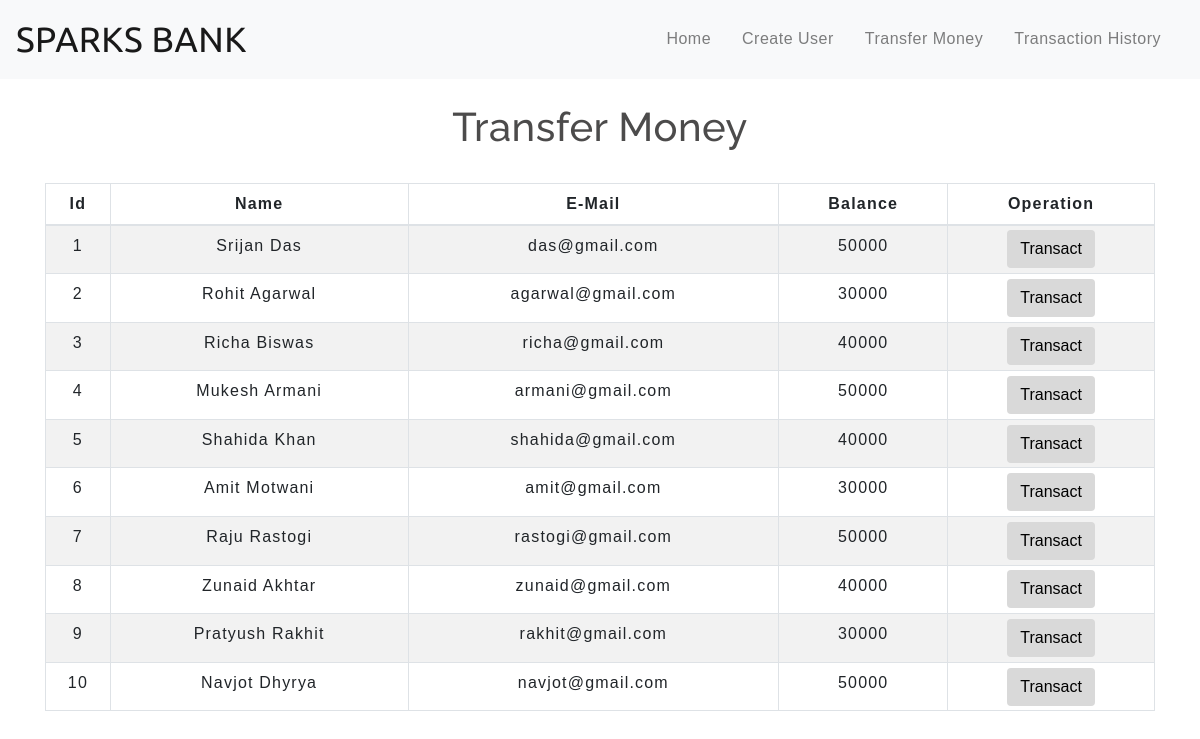
The app's page /transfermoney.php with its own data.
### tables this page shows
CREATE TABLE `users` (
  `id` int(3) NOT NULL,
  `name` text NOT NULL,
  `email` varchar(30) NOT NULL,
  `balance` int(8) NOT NULL
);

### transfermoney.php (the view, shortened to what this page needs)
<!DOCTYPE html>
<html lang="en">
<head>
    <link rel="stylesheet" href="https://maxcdn.bootstrapcdn.com/bootstrap/4.0.0/css/bootstrap.min.css">
    <link rel="stylesheet" type="text/css" href="css/table.css">
    <link rel="stylesheet" type="text/css" href="css/navbar.css">
</head>
<body>
<?php
    include 'config.php';
    $sql = "SELECT * FROM users";
    $result = mysqli_query($conn,$sql);
?>
<?php
  include 'navbar.php';
?>
<div class="container">
        <h2 class="text-center pt-4">Transfer Money</h2>
        <br>
            <div class="row">
                <div class="col">
                    <div class="table-responsive-sm">
                    <table class="table table-hover table-sm table-striped table-condensed table-bordered">
                        <thead>
                            <tr>
                            <th scope="col" class="text-center py-2">Id</th>
                            <th scope="col" class="text-center py-2">Name</th>
                            <th scope="col" class="text-center py-2">E-Mail</th>
                            <th scope="col" class="text-center py-2">Balance</th>
                            <th scope="col" class="text-center py-2">Operation</th>
                            </tr>
                        </thead>
                        <tbody>
                <?php
                    while($rows=mysqli_fetch_assoc($result)){
                ?>
                    <tr>
                        <td class="py-2"><?php echo $rows['id'] ?></td>
                        <td class="py-2"><?php echo $rows['name']?></td>
                        <td class="py-2"><?php echo $rows['email']?></td>
                        <td class="py-2"><?php echo $rows['balance']?></td>
                        <td><a href="selecteduserdetail.php?id= <?php echo $rows['id'] ;?>"> <button type="button" class="btn">Transact</button></a></td>
                    </tr>
                <?php
                    }
                ?>
                        </tbody>
                    </table>
                    </div>
                </div>
            </div>
         </div>
</body>
</html>

### navbar.php (shortened to what this page needs)
<nav class="navbar navbar-expand-md navbar-light bg-light">
<a class="navbar-brand font" href="index.php">SPARKS BANK</a>
<div class="collapse navbar-collapse" id="collapsibleNavbar">
      <ul class="navbar-nav ml-auto">
        <li class="nav-item">
          <a class="nav-link" href="index.php">Home</a>
        </li>
        <li class="nav-item">
          <a class="nav-link" href="createuser.php">Create User</a>
        </li>
        <li class="nav-item">
          <a class="nav-link" href="transfermoney.php">Transfer Money</a>
        </li>
        <li class="nav-item">
          <a class="nav-link" href="transactionhistory.php">Transaction History</a>
        </li>
    </div>
 </nav>

### css/table.css (style rules this page uses)
* { padding: 0; margin: 0; box-sizing: border-box; font-family: sans-serif; }
h2 { font-size: 40px; }
table { letter-spacing: 1.2px; }
td { text-align: center; }
button { border:none; background: #d9d9d9; transition: 1s; }

### css/navbar.css (style rules this page uses)
.nav-link { margin-right: 15px; color:#2F363F; letter-spacing: 0.5px; transition: 0.5s; }
.navbar-brand { color: #4C4B4B; letter-spacing: 0.5px; }
h2 { color: #4C4B4B; letter-spacing: 0.5px; font-family: raleway; }
.font { font-family: 'Ubuntu', sans-serif; font-size: 35px; }

### transfermoney.php (style rules this page uses)
button { transition: 1.5s; }

### records on screen
users: id "1", name "Srijan Das", email "das@gmail.com", balance "50000"
users: id "2", name "Rohit Agarwal", email "agarwal@gmail.com", balance "30000"
users: id "3", name "Richa Biswas", email "richa@gmail.com", balance "40000"
users: id "4", name "Mukesh Armani", email "armani@gmail.com", balance "50000"
users: id "5", name "Shahida Khan", email "shahida@gmail.com", balance "40000"
users: id "6", name "Amit Motwani", email "amit@gmail.com", balance "30000"
users: id "7", name "Raju Rastogi", email "rastogi@gmail.com", balance "50000"
users: id "8", name "Zunaid Akhtar", email "zunaid@gmail.com", balance "40000"
users: id "9", name "Pratyush Rakhit", email "rakhit@gmail.com", balance "30000"
users: id "10", name "Navjot Dhyrya", email "navjot@gmail.com", balance "50000"
